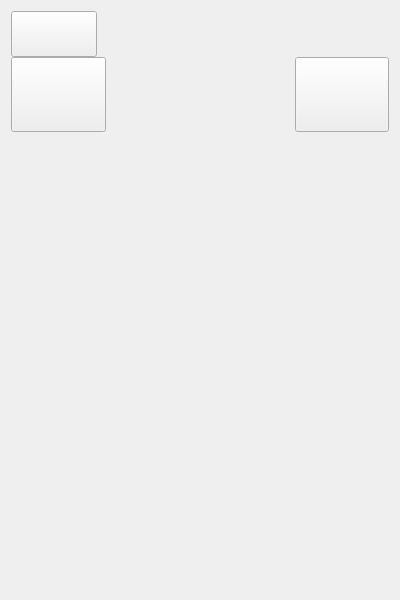
<?xml version="1.0" encoding="UTF-8"?>
<ui version="4.0">
 <class>MainWindow</class>
 <widget class="QMainWindow" name="MainWindow">
  <property name="geometry">
   <rect>
    <x>0</x>
    <y>0</y>
    <width>400</width>
    <height>600</height>
   </rect>
  </property>
  <property name="sizePolicy">
   <sizepolicy hsizetype="Minimum" vsizetype="Preferred">
    <horstretch>0</horstretch>
    <verstretch>0</verstretch>
   </sizepolicy>
  </property>
  <property name="minimumSize">
   <size>
    <width>400</width>
    <height>600</height>
   </size>
  </property>
  <property name="maximumSize">
   <size>
    <width>16777215</width>
    <height>16777215</height>
   </size>
  </property>
  <property name="windowTitle">
   <string>MainWindow</string>
  </property>
  <widget class="QWidget" name="centralWidget">
   <property name="sizePolicy">
    <sizepolicy hsizetype="Preferred" vsizetype="Preferred">
     <horstretch>0</horstretch>
     <verstretch>0</verstretch>
    </sizepolicy>
   </property>
   <property name="minimumSize">
    <size>
     <width>0</width>
     <height>0</height>
    </size>
   </property>
   <layout class="QGridLayout" name="gridLayout" rowstretch="2,3,20">
    <property name="spacing">
     <number>0</number>
    </property>
    <item row="1" column="0">
     <widget class="QPushButton" name="connectionButton">
      <property name="sizePolicy">
       <sizepolicy hsizetype="Expanding" vsizetype="Preferred">
        <horstretch>0</horstretch>
        <verstretch>0</verstretch>
       </sizepolicy>
      </property>
      <property name="minimumSize">
       <size>
        <width>75</width>
        <height>75</height>
       </size>
      </property>
      <property name="maximumSize">
       <size>
        <width>16777215</width>
        <height>16777215</height>
       </size>
      </property>
      <property name="font">
       <font>
        <pointsize>18</pointsize>
       </font>
      </property>
      <property name="focusPolicy">
       <enum>Qt::ClickFocus</enum>
      </property>
      <property name="text">
       <string/>
      </property>
      <property name="icon">
       <iconset resource="extraresources.qrc">
        <normaloff>:/images/connectionIcon.png</normaloff>:/images/connectionIcon.png</iconset>
      </property>
      <property name="iconSize">
       <size>
        <width>75</width>
        <height>75</height>
       </size>
      </property>
     </widget>
    </item>
    <item row="1" column="4">
     <widget class="QPushButton" name="settingsButton">
      <property name="sizePolicy">
       <sizepolicy hsizetype="Expanding" vsizetype="Preferred">
        <horstretch>0</horstretch>
        <verstretch>0</verstretch>
       </sizepolicy>
      </property>
      <property name="minimumSize">
       <size>
        <width>75</width>
        <height>75</height>
       </size>
      </property>
      <property name="maximumSize">
       <size>
        <width>16777215</width>
        <height>16777215</height>
       </size>
      </property>
      <property name="font">
       <font>
        <pointsize>18</pointsize>
       </font>
      </property>
      <property name="focusPolicy">
       <enum>Qt::ClickFocus</enum>
      </property>
      <property name="text">
       <string/>
      </property>
      <property name="icon">
       <iconset resource="extraresources.qrc">
        <normaloff>:/images/settingsgear.png</normaloff>:/images/settingsgear.png</iconset>
      </property>
      <property name="iconSize">
       <size>
        <width>75</width>
        <height>75</height>
       </size>
      </property>
     </widget>
    </item>
    <item row="2" column="0" colspan="5">
     <widget class="QStackedWidget" name="stackedWidget">
      <property name="sizePolicy">
       <sizepolicy hsizetype="Preferred" vsizetype="Expanding">
        <horstretch>0</horstretch>
        <verstretch>0</verstretch>
       </sizepolicy>
      </property>
      <property name="minimumSize">
       <size>
        <width>0</width>
        <height>400</height>
       </size>
      </property>
      <property name="maximumSize">
       <size>
        <width>16777215</width>
        <height>16777214</height>
       </size>
      </property>
      <property name="font">
       <font>
        <pointsize>12</pointsize>
       </font>
      </property>
      <property name="currentIndex">
       <number>5</number>
      </property>
      <widget class="SingleColorPage" name="singleColorPage">
       <property name="sizePolicy">
        <sizepolicy hsizetype="Preferred" vsizetype="Expanding">
         <horstretch>0</horstretch>
         <verstretch>0</verstretch>
        </sizepolicy>
       </property>
      </widget>
      <widget class="HueSingleColorPage" name="hueSingleColorPage"/>
      <widget class="CustomColorsPage" name="customColorsPage">
       <property name="sizePolicy">
        <sizepolicy hsizetype="Preferred" vsizetype="Expanding">
         <horstretch>0</horstretch>
         <verstretch>0</verstretch>
        </sizepolicy>
       </property>
      </widget>
      <widget class="PresetColorsPage" name="presetColorsPage">
       <property name="sizePolicy">
        <sizepolicy hsizetype="Preferred" vsizetype="Expanding">
         <horstretch>0</horstretch>
         <verstretch>0</verstretch>
        </sizepolicy>
       </property>
      </widget>
      <widget class="SettingsPage" name="settingsPage">
       <property name="sizePolicy">
        <sizepolicy hsizetype="Preferred" vsizetype="Expanding">
         <horstretch>0</horstretch>
         <verstretch>0</verstretch>
        </sizepolicy>
       </property>
      </widget>
      <widget class="ConnectionPage" name="connectionPage"/>
     </widget>
    </item>
    <item row="0" column="0" colspan="5">
     <layout class="QHBoxLayout" name="horizontalLayout">
      <item>
       <widget class="QPushButton" name="onOffButton">
        <property name="sizePolicy">
         <sizepolicy hsizetype="Minimum" vsizetype="Minimum">
          <horstretch>0</horstretch>
          <verstretch>0</verstretch>
         </sizepolicy>
        </property>
        <property name="minimumSize">
         <size>
          <width>0</width>
          <height>0</height>
         </size>
        </property>
        <property name="font">
         <font>
          <pointsize>22</pointsize>
         </font>
        </property>
        <property name="focusPolicy">
         <enum>Qt::NoFocus</enum>
        </property>
        <property name="text">
         <string/>
        </property>
        <property name="iconSize">
         <size>
          <width>100</width>
          <height>100</height>
         </size>
        </property>
       </widget>
      </item>
      <item>
       <widget class="LightsSlider" name="brightnessSlider" native="true">
        <property name="sizePolicy">
         <sizepolicy hsizetype="Expanding" vsizetype="Expanding">
          <horstretch>0</horstretch>
          <verstretch>0</verstretch>
         </sizepolicy>
        </property>
        <property name="minimumSize">
         <size>
          <width>0</width>
          <height>0</height>
         </size>
        </property>
       </widget>
      </item>
     </layout>
    </item>
    <item row="1" column="1">
     <widget class="LightsButton" name="singleColorButton" native="true">
      <property name="sizePolicy">
       <sizepolicy hsizetype="Expanding" vsizetype="Preferred">
        <horstretch>0</horstretch>
        <verstretch>0</verstretch>
       </sizepolicy>
      </property>
      <property name="minimumSize">
       <size>
        <width>0</width>
        <height>0</height>
       </size>
      </property>
      <property name="maximumSize">
       <size>
        <width>16777215</width>
        <height>16777215</height>
       </size>
      </property>
     </widget>
    </item>
    <item row="1" column="3">
     <widget class="LightsButton" name="presetArrayButton" native="true">
      <property name="sizePolicy">
       <sizepolicy hsizetype="Expanding" vsizetype="Preferred">
        <horstretch>0</horstretch>
        <verstretch>0</verstretch>
       </sizepolicy>
      </property>
      <property name="minimumSize">
       <size>
        <width>0</width>
        <height>0</height>
       </size>
      </property>
      <property name="maximumSize">
       <size>
        <width>16777215</width>
        <height>16777215</height>
       </size>
      </property>
     </widget>
    </item>
   </layout>
  </widget>
 </widget>
 <layoutdefault spacing="6" margin="11"/>
 <customwidgets>
  <customwidget>
   <class>LightsSlider</class>
   <extends>QWidget</extends>
   <header>lightsslider.h</header>
   <container>1</container>
  </customwidget>
  <customwidget>
   <class>LightsButton</class>
   <extends>QWidget</extends>
   <header location="global">lightsbutton.h</header>
   <container>1</container>
  </customwidget>
  <customwidget>
   <class>SingleColorPage</class>
   <extends>QWidget</extends>
   <header>singlecolorpage.h</header>
   <container>1</container>
  </customwidget>
  <customwidget>
   <class>SettingsPage</class>
   <extends>QWidget</extends>
   <header>settingspage.h</header>
   <container>1</container>
  </customwidget>
  <customwidget>
   <class>CustomColorsPage</class>
   <extends>QWidget</extends>
   <header>customcolorspage.h</header>
   <container>1</container>
  </customwidget>
  <customwidget>
   <class>PresetColorsPage</class>
   <extends>QWidget</extends>
   <header>presetcolorspage.h</header>
   <container>1</container>
  </customwidget>
  <customwidget>
   <class>ConnectionPage</class>
   <extends>QWidget</extends>
   <header>connectionpage.h</header>
   <container>1</container>
  </customwidget>
  <customwidget>
   <class>HueSingleColorPage</class>
   <extends>QWidget</extends>
   <header location="global">huesinglecolorpage.h</header>
   <container>1</container>
  </customwidget>
 </customwidgets>
 <resources>
  <include location="extraresources.qrc"/>
 </resources>
 <connections/>
</ui>
